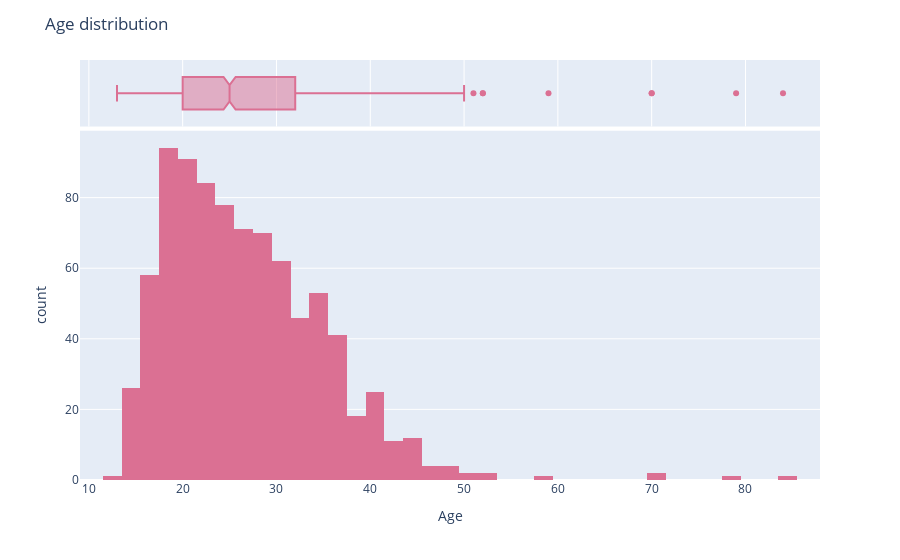

Notebook code for this chart:
### Code cell
#mayo clinic에서 주장하는 말
#성적 파트너의 수가 많을수록 HPV에 걸릴 가능성이 커집니다.
#초기 성행위. 어린 나이에 성관계를 가지면 HPV에 걸릴 위험이 높아집니다.
#면역력이 약해지는 것. 다른 건강 상태로 인해 면역력이 약해지고 HPV에 걸리면 자궁경부암에 걸릴 확률이 더 높습니다.

#그냥 데이터 상 나이에 따른 분포
age_dist = px.histogram(risk_factor_df, x="Age", marginal="box", color_discrete_sequence=["palevioletred"])
age_dist.update_layout(title="Age distribution")
age_dist.show()

### Figure 1 — Plotly figure (JSON) as saved in the notebook; plotly's stock layout.template omitted (floating-point values rounded to 4 significant figures; data arrays with more than 128 entries replaced by an {"elided": "..."} marker saying what was removed)
{"data": [{"alignmentgroup": "True", "bingroup": "x", "hovertemplate": "Age=%{x}<br>count=%{y}<extra></extra>", "legendgroup": "", "marker": {"color": "palevioletred", "pattern": {"shape": ""}}, "name": "", "offsetgroup": "", "orientation": "v", "showlegend": false, "type": "histogram", "x": {"elided": "858 int values"}, "xaxis": "x", "yaxis": "y"}, {"alignmentgroup": "True", "hovertemplate": "Age=%{x}<extra></extra>", "legendgroup": "", "marker": {"color": "palevioletred"}, "name": "", "notched": true, "offsetgroup": "", "showlegend": false, "type": "box", "x": {"elided": "858 int values"}, "xaxis": "x2", "yaxis": "y2"}], "layout": {"autosize": true, "barmode": "relative", "legend": {"tracegroupgap": 0}, "margin": {"t": 60}, "title": {"text": "Age distribution"}, "xaxis": {"anchor": "y", "autorange": true, "domain": [0, 1], "range": [9.056, 87.94], "title": {"text": "Age"}, "type": "linear"}, "xaxis2": {"anchor": "y2", "autorange": true, "domain": [0, 1], "matches": "x", "range": [9.056, 87.94], "showgrid": true, "showticklabels": false, "type": "linear"}, "yaxis": {"anchor": "x", "autorange": true, "domain": [0, 0.8316], "range": [0, 98.95], "title": {"text": "count"}}, "yaxis2": {"anchor": "x2", "autorange": true, "domain": [0.8416, 1], "matches": "y2", "range": [-0.5, 0.5], "showgrid": false, "showline": false, "showticklabels": false, "ticks": "", "type": "category"}}}
